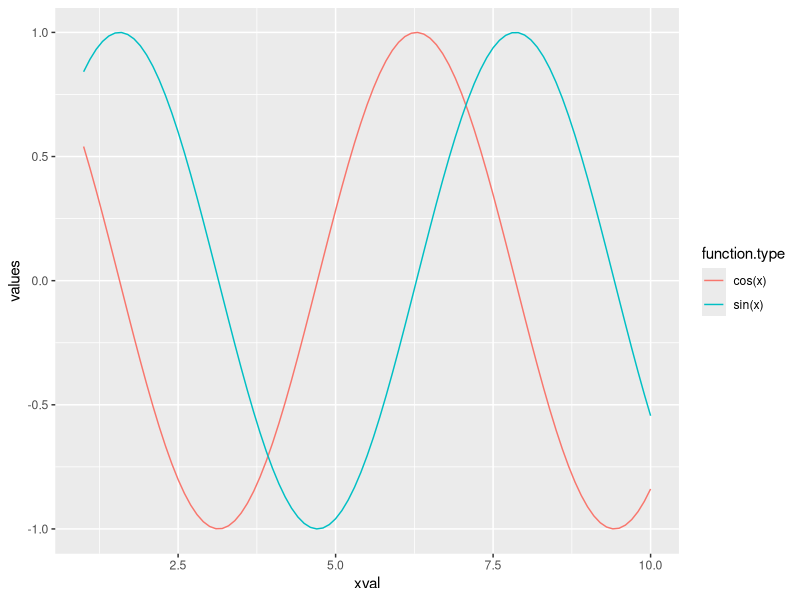

This figure's R source:
## ---- chunk 1
# Load the ggplot2 library
library(ggplot2)
# ggplot wants a data frame in long format
# Stack the values

x = seq(1, 10, 0.1)
cosx = cos(x)
sinx = sin(x)


values = c(cosx, sinx)
# Create a variable that indicates what is being plotted
function.type = rep(c("cos(x)", "sin(x)"), each = length(x))
xval = c(x, x)
plot.dat = data.frame(values, xval, function.type)

ggplot(plot.dat, 
       aes(x = xval, y = values, colour = function.type))+
  geom_line()
